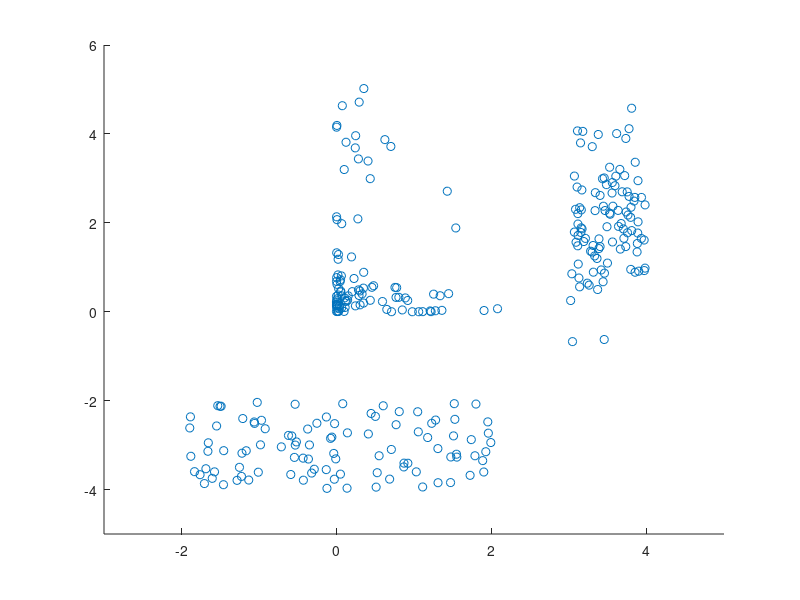

Here is the MATLAB script that generated this plot: (Note: this script raises an error after producing the figure.)

close all
clear
%cd('H:\Kurser_undervisning\TINONS1\Uge5')
load cluster_dataset
data = [x y];

% plot data
xi=-3; xf=5; yi=-5; yf=6;
scatter(x, y)
axis([xi xf yi yf])

% Using netlab..
%cd('H:\Kurser_undervisning\TINONS1\Tools\netlab\netlab')

dim = 2; % dimensions
ncentres = 7; % number of mixtures - try using e.g. 3, 5 and 7..
covartype = 'spherical'; % covariance-matrix type.. 'spherical', 'diag' or 'full'
mix = gmm(dim, ncentres, covartype);


opts = foptions; % standard options
opts(1) = 1; % show errors
opts(3) = 0.001; % stop-criterion of EM-algorithm
opts(5) = 0; % do not reset covariance matrix in case of small singular values.. (1=do reset..)
opts(14) = 100; % max number of iterations
%[MIX, OPTIONS, ERRLOG] = GMMEM(MIX, X, OPTIONS)
[mix, opts, errlog] = gmmem(mix, data, opts);

mix % see contents..

% draw contours..
inc=0.01;
xrange = xi:inc:xf;
yrange = yi:inc:yf;
[X Y]=meshgrid(xrange, yrange);
ygrid = gmmprob(mix, [X(:) Y(:)]);
ygrid = reshape(ygrid,size(X));
figure, imagesc(ygrid(end:-1:1, :)), colorbar
figure, contour(xrange, yrange, ygrid, 0:0.01:0.3,'k-')
hold on, scatter(x, y, 'b')



%%%%%%%%%%%%%%%%%%%%%%%%%%%%%%%%%%%%%%%%%%%%%%%%%%%%%%
% step-by-step illustration of EM algorithm for GMMs
%%%%%%%%%%%%%%%%%%%%%%%%%%%%%%%%%%%%%%%%%%%%%%%%%%%%%%
M = 6; % number of steps/iterations
%M = 500; % number of steps/iterations
mix = gmm(dim, ncentres, covartype); % new mixture
%mix = gmminit(mix, data, opts); % initialize using Kmeans
opts(14) = 1; % max number of iterations
for iterId=1:M, 
    [mix, opts, errlog] = gmmem(mix, data, opts);

    % draw contours..
    figure(3), scatter(x, y, 'r'), hold on
    a = gmmactiv(mix, [X(:) Y(:)]); % activations
    for i=1:ncentres,
        ygrid = a(:,i); % gaussian mixture number i
        ygrid = reshape(ygrid,size(X));
        contour(xrange, yrange, ygrid, 0:0.1:1,'k-')
        plot(mix.centres(i, 1), mix.centres(i,2), 'k.', 'MarkerSize', 10)
        title(['Iteration ' num2str(iterId) ' - Error ' num2str(errlog)], 'FontSize', 20)
    end
    axis([xi xf yi yf])
    hold off
    pause
end





%%%%%%%%%%%%%%%%%%%%%%%%%%%%%%%%%%%%%%%%%%%%%%%%%%%%%%
% GMM for handwritten digits (unsupervised learning)
%%%%%%%%%%%%%%%%%%%%%%%%%%%%%%%%%%%%%%%%%%%%%%%%%%%%%%
clear

%% MNIST handwritten digits data
%load('H:\Kurser_undervisning\TINONS1\DataSets\MNIST_HandwrittenDigits\mnist_all.mat')
load('mnist_all.mat')

% show some data..
% for i=1:5,
%     im = reshape(test0(i,:), 28, 28)';
%     figure(1), imshow(im),
%     pause
% end

% use 0's, 1's and 2's (random..)
X = double([test0; test1; test2]);

mu = mean(X);
[u, s, v] = svd(X - repmat(mu, size(X,1), 1));

dim = 10; % dimensions
v1= v(:, 1:dim); % using new basis/features
Xnew = X*v1; 

% dim = 784; % dimensions
ncentres = 7; % number of mixtures
covartype = 'diag'; % covariance-matrix type.. 'spherical', 'diag' or 'full'
mix = gmm(dim, ncentres, covartype);

opts = foptions; % standard options
opts(1) = 1; % show errors
opts(3) = 0.001; % stop-criterion of EM-algorithm
opts(5) = 1; % do not reset covariance matrix in case of small singular values.. (1=do reset..)
opts(14) = 100; % max number of iterations

mix = gmminit(mix, Xnew, opts); % initialize using Kmeans
[mix, opts, errlog] = gmmem(mix, Xnew, opts);

% draw contours..
% inc=0.01;
% xi=-3; xf=5; yi=-5; yf=6;
% xrange = xi:inc:xf;
% yrange = yi:inc:yf;
% [X Y]=meshgrid(xrange, yrange);
% ygrid = gmmprob(mix, [X(:) Y(:)]);
% ygrid = reshape(ygrid,size(X));
% figure, imagesc(ygrid(end:-1:1, :)), colorbar
% figure, contour(xrange, yrange, ygrid, 0:0.01:0.3,'k-')
% hold on, scatter(x, y, 'b')

% generate data (deterministic from the means..) - an advantage of
% generative models..
for i=1:ncentres,
    center_im = mix.centres(i,:)*v1' + mu; % mix.centres(1,:) is "how much is there of each principal component=basis vector"
    im = reshape(center_im, 28, 28)';
    figure(1), imagesc(im),colorbar % note - also negative values..
    pause
end





